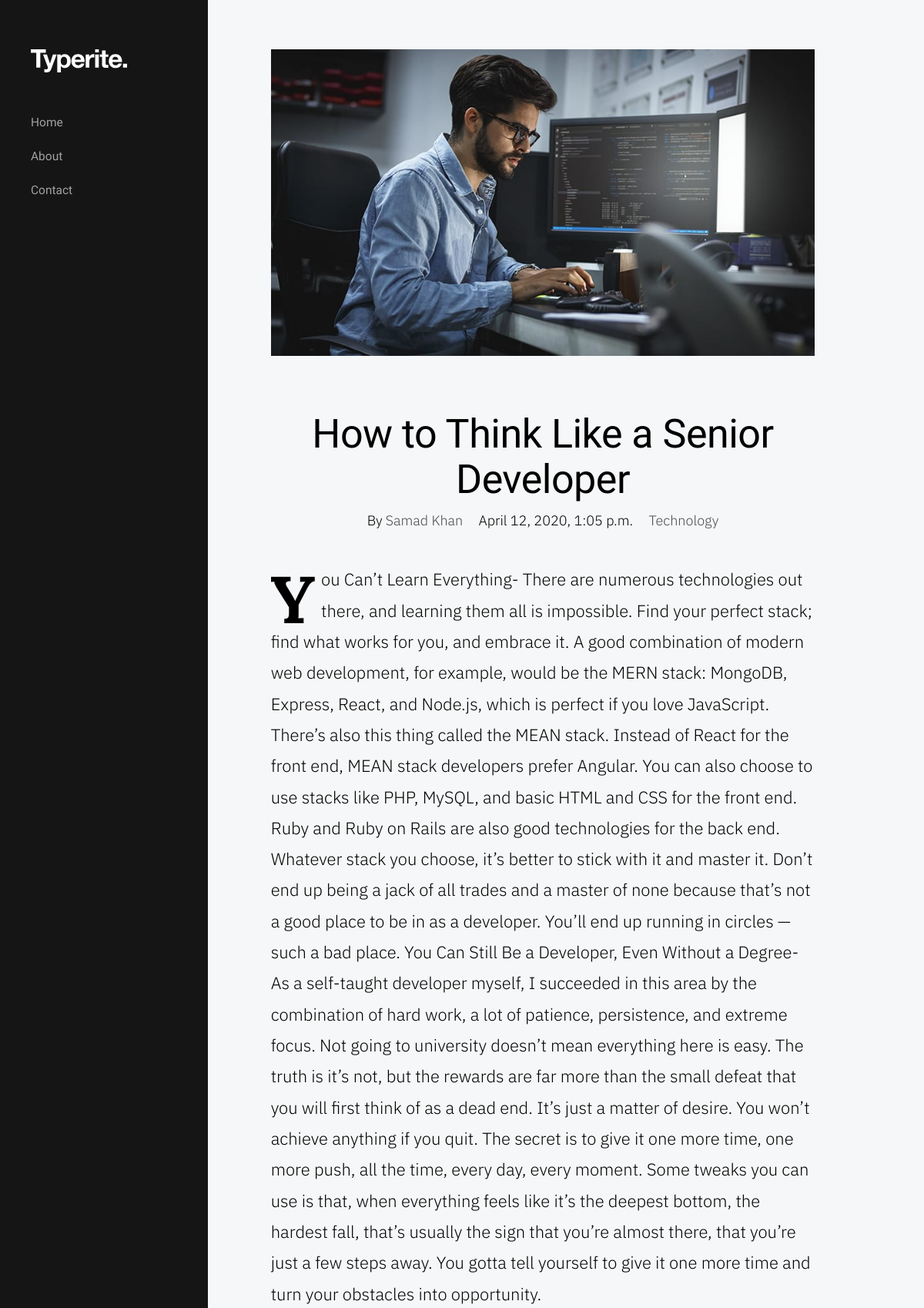
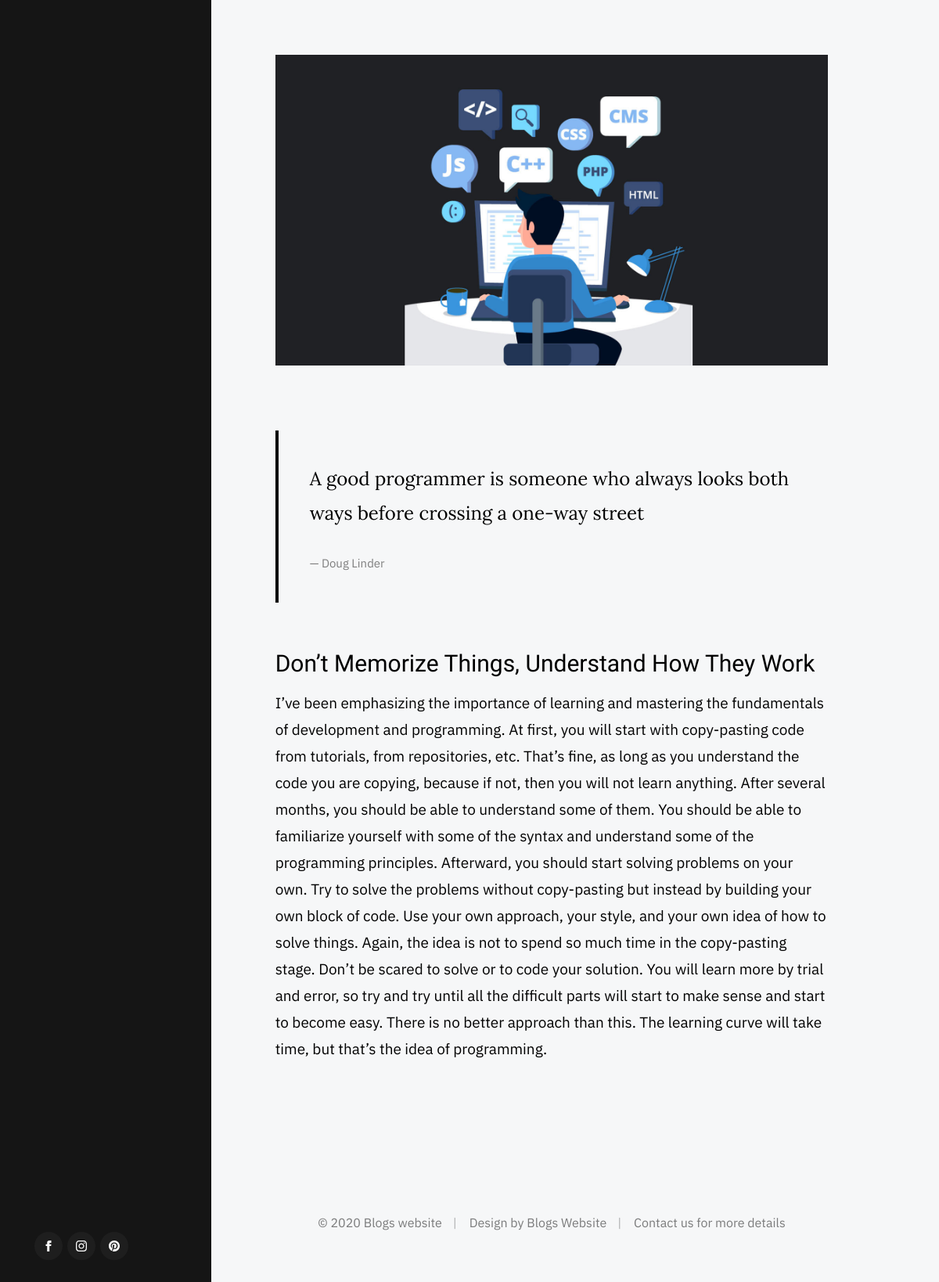
Screenshot of /dev/ with the database file from the repository (2 pictures, top to bottom).
### website1/models.py (models this page shows, shortened)
class Post(models.Model):
    CATEGORY_CHOICES = (
        ('Technology', 'Technology'),
        ('News', 'News'),
        ('Sports', 'Sports'),
        ('Food','Food'),
        ('Creative','Creative'),
        ('Education','Education'),
        ('Nature','Nature'),
        ('Personality','Personality')
    )
    cover = models.FileField(default='')
    cover2=models.FileField(default='')
    title =  models.CharField(max_length=2000,default='')
    slug=models.SlugField(default='')
    author=models.CharField(max_length=2000,default='')
    text = models.TextField(default='')
    text_2=models.TextField(default='')
    quote=models.CharField(max_length=2000,default='')
    quote_name=models.CharField(max_length=2000,default='')
    l_heading=models.CharField(max_length=2000,default='')
    l_heading_text=models.CharField(max_length=2000,default='')
    category = models.CharField(max_length=2000, choices= CATEGORY_CHOICES)
    created_date = models.DateTimeField(default='')
    class Meta:
        ordering=['-created_date']

### website1/views.py (the view)
# urls.py: path('<slug:slug>/',PostDetailView.as_view(),name='post_detail'),
class PostDetailView(DetailView):
    model=Post
    template_name='post_detail.html'

### templates/post_detail.html (shortened to what this page needs)
{% extends 'base.html' %}
{% block content %}
        <div class="s-content content">
            <main class="row content__page">
                <article class="column large-full entry format-standard">
                    <div class="media-wrap entry__media">
                        <div class="entry__post-thumb">
                            <img src="{{ post.cover.url }}" alt="">
                        </div>
                    </div>
                    <div class="content__page-header entry__header">
                        <h1 class="display-1 entry__title">
                        {{post.title}}
                        </h1>
                        <ul class="entry__header-meta">
                            <li class="author">By <a href="#0">{{ post.author }}</a></li>
                            <li class="date">{{ object.created_date}}</li>
                            <li class="cat-links">
                                <a href="#0">{{object.category}}</a>
                            </li>
                        </ul>
                    </div>
                    <div class="entry__content">
                        <p class="lead drop-cap">
                        {{ object.text }}
                        </p>
                        <p>
                        <img src="{{ post.cover2.url }}" alt="">
                        </p>
                        <blockquote>
                            <p>
                            {{ object.quote }}
                            </p>
                            <cite>{{ object.quote_name}}</cite>
                        </blockquote>
                        <h2>{{ object.l_heading }}</h2>
                        <p>
                            {{ object.l_heading_text }}
                        </p>
                    </div>
                </article>
{% endblock content %}

### templates/base.html (shortened to what this page needs)
{% load static %}
<!DOCTYPE html>
<html class="no-js" lang="en">
<head>
    <link rel="stylesheet" href="{% static 'css/base.css' %}">
    <link rel="stylesheet" href="{% static 'css/vendor.css' %}">
    <link rel="stylesheet" href="{% static 'css/main.css' %}">
</head>
<body>
    <div id="top" class="s-wrap site-wrapper">
        <header class="s-header">
            <div class="header__top">
                <div class="header__logo">
                    <a class="site-logo" href="{% url 'home' %}">
                        <img src="{% static 'images/logo.svg' %}" alt="Homepage">
                    </a>
                </div>
            </div>
            <nav class="header__nav-wrap">
                <ul class="header__nav">
                    <li><a href="{% url 'home' %}" title="">Home</a></li>
                    <li><a href="{% url 'about' %}" title="">About</a></li>
                    <li><a href="{% url 'contact' %}" title="">Contact</a></li>
                </ul>
                <ul class="header__social">
                    <li class="ss-facebook">
                        <a href="https://www.facebook.com/mbasheeruddinbilal?ref=bookmarks">
                        </a>
                    </li>
                    <li class="ss-instagram">
                        <a href="https://www.instagram.com/basheer.10/?hl=en">
                        </a>
                    </li>
                    <li class="ss-pinterest">
                        <a href="https://in.pinterest.com/basheerbilal66/">
                        </a>
                    </li>
                </ul>
            </nav>
        </header>
<body>
    <div>
        {% block content %}
        {% endblock content %}
    </div>
</body>
        <footer class="s-footer">
            <div class="row">
                <div class="column large-full footer__content">
                    <div class="footer__copyright">
                        <span>© 2020 Blogs website</span>
                        <span>Design by Blogs Website</span>
                        <span>Contact us for more details</span>
                    </div>
                </div>
            </div>
        </footer>
    </div>
</body>

### static/css/base.css (style rules this page uses)
html { line-height: 1.15; -webkit-text-size-adjust: 100%; }
body { margin: 0; }
main { display: block; }
h1 { font-size: 2em; margin: 0.67em 0; }
a { background-color: transparent; }
img { border-style: none; }
html { font-size: 62.5%; box-sizing: border-box; }
*, *::before, *::after { box-sizing: inherit; }
body { font-weight: normal; line-height: 1; word-wrap: break-word; -moz-font-smoothing: grayscale; -moz-osx-font-smoothing: grayscale; -webkit-font-smoothing: antialiased; -webkit-overflow-scrolling: touch; -webkit-text-size-adjust: none; }
svg, img, video embed, iframe, object { max-width: 100%; height: auto; }
div, dl, dt, dd, ul, ol, li, h1, h2, h3, h4, h5, h6, pre, form, p, blockquote, th, td { margin: 0; padding: 0; }
p { font-size: inherit; text-rendering: optimizeLegibility; }
ol, ul { list-style: none; }
li { display: block; }
a { text-decoration: none; line-height: inherit; }
a img { border: none; }
.row { width: 89%; max-width: 1200px; margin: 0 auto; display: -ms-flexbox; display: -webkit-flex; display: flex; -webkit-flex-flow: row wrap; -ms-flex-flow: row wrap; flex-flow: row wrap; }
.column { -webkit-flex: 1 1 0%; -ms-flex: 1 1 0%; flex: 1 1 0%; padding: 0 20px; }
.large-12, .large-full { -webkit-flex: 0 0 100%; -ms-flex: 0 0 100%; flex: 0 0 100%; max-width: 100%; }
@media screen and (max-width:1200px) { .column { padding: 0 16px; } }

### rows the page displays
Post: cover (picture), title "How to Think Like a Senior Developer", author "Samad Khan", created_date "April 12, 2020, 1:05 p.m.", category "Technology", text "You Can’t Learn Everything- There are numerous technologies out there, and learning them all is impossible. Find your perfect stack; find what works for you, and embrace it. A good combination of modern web development, for example, would be the MERN stack: MongoDB, Express, React, and Node.js, which is perfect if you love JavaScript. There’s also this thing called the MEAN stack. Instead of React for the front end, MEAN stack developers prefer Angular. You can also choose to use stacks like PHP, MySQL, and basic HTML and CSS for the front end. Ruby and Ruby on Rails are also good technologies for the back end. Whatever stack you choose, it’s better to stick with it and master it. Don’t end…", cover2 (picture), quote "A good programmer is someone who always looks both ways before crossing a one-way street", quote_name "Doug Linder", l_heading "Don’t Memorize Things, Understand How They Work", l_heading_text "I’ve been emphasizing the importance of learning and mastering the fundamentals of development and programming. At first, you will start with copy-pasting code from tutorials, from repositories, etc. That’s fine, as long as you understand the code you are copying, because if not, then you will not learn anything. After several months, you should be able to understand some of them. You should be able to familiarize yourself with some of the syntax and understand some of the programming principles. Afterward, you should start solving problems on your own. Try to solve the problems without copy-pasting but instead by building your own block of code. Use your own approach, your style, and your…"
